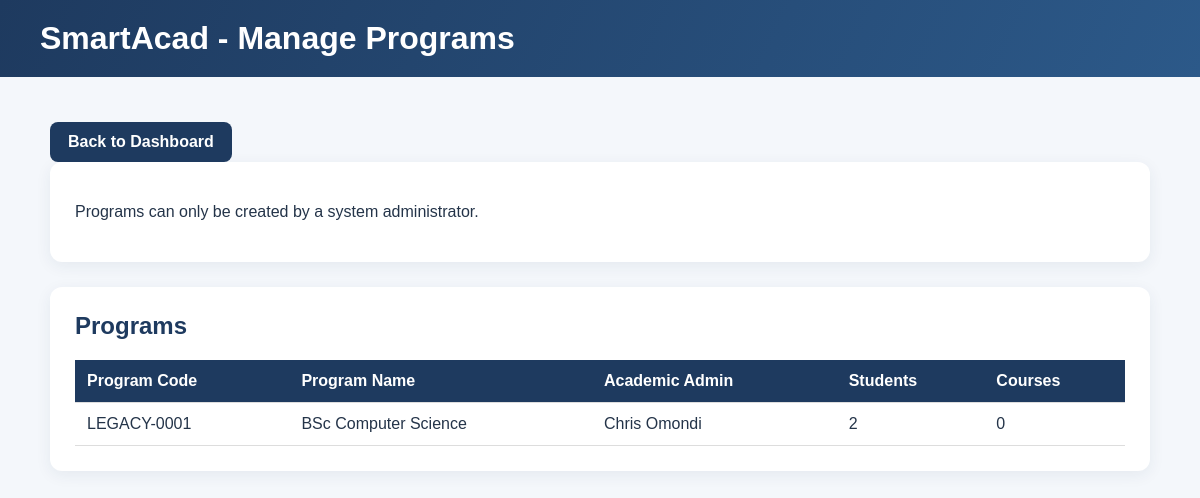
/admin-dashboard/programs/ (signed in), run on the app's committed database.
### core/models.py (models this page shows, shortened)
class Program(models.Model):
    program_code = models.CharField(max_length=20, unique=True)
    name = models.CharField(max_length=100, unique=True)
    academic_admin = models.ForeignKey(
        User,
        on_delete=models.SET_NULL,
        null=True,
        blank=True,
        related_name="managed_programs",
        limit_choices_to={"groups__name": "Academic Admin"},
    )

### core/views.py (the view)
@login_required
def academic_admin_programs(request):
    if not request.user.groups.filter(
        name="Academic Admin"
    ).exists():
        return redirect_user_by_role(request.user)
    if request.method == "POST":
        return HttpResponseForbidden(
            "Only a system administrator can create programs."
        )
    return render(
        request,
        "academic_admin_programs.html",
        {
            "programs": Program.objects.select_related(
                "academic_admin"
            ).order_by("name"),
        },
    )

### core/templates/academic_admin_programs.html (shortened to what this page needs)
<!DOCTYPE html>
<html lang="en">
<head>
</head>
<body>
    <header><h1>SmartAcad - Manage Programs</h1></header>
    <main>
        <a class="back" href="{% url 'academic_admin_dashboard' %}">Back to Dashboard</a>
        <section>
            <p>Programs can only be created by a system administrator.</p>
        </section>
        <section>
            <h2>Programs</h2>
            <table>
                <thead><tr><th>Program Code</th><th>Program Name</th><th>Academic Admin</th><th>Students</th><th>Courses</th></tr></thead>
                <tbody>
                    {% for program in programs %}
                        <tr>
                            <td>{{ program.program_code }}</td>
                            <td>{{ program.name }}</td>
                            <td>
                                {% if program.academic_admin %}
                                    {{ program.academic_admin.get_full_name|default:program.academic_admin.username }}
                                {% else %}
                                    Not assigned
                                {% endif %}
                            </td>
                            <td>{{ program.students.count }}</td>
                            <td>{{ program.courses.count }}</td>
                        </tr>
                    {% empty %}
                        <tr><td colspan="5">No programs have been created.</td></tr>
                    {% endfor %}
                </tbody>
            </table>
        </section>
    </main>
</body>
</html>

### core/templates/academic_admin_programs.html (style rules this page uses)
body { margin: 0; font-family: Arial, sans-serif; background: #f4f7fb; color: #243449; }
header { padding: 20px 40px; background: linear-gradient(115deg, #1e3a5f, #2c5989); color: white; }
header h1 { margin: 0; }
main { max-width: 1100px; margin: 30px auto; padding: 0 20px; }
section { padding: 25px; margin-bottom: 25px; background: white; border-radius: 12px; box-shadow: 0 4px 16px #19395712; }
h2 { margin-top: 0; color: #1e3a5f; }
button, .back { display: inline-block; margin-top: 15px; padding: 11px 18px; border: 0; border-radius: 8px; background: #1e3a5f; color: white; font-weight: 700; text-decoration: none; cursor: pointer; transition: background-color .2s, transform .2s; }
table { width: 100%; border-collapse: collapse; }
th, td { padding: 12px; border-bottom: 1px solid #ddd; text-align: left; }
th { background: #1e3a5f; color: white; }

### data on the page
Program: program_code "LEGACY-0001", name "BSc Computer Science", academic_admin.get_full_name "Chris Omondi", students.count "2", courses.count "0"
